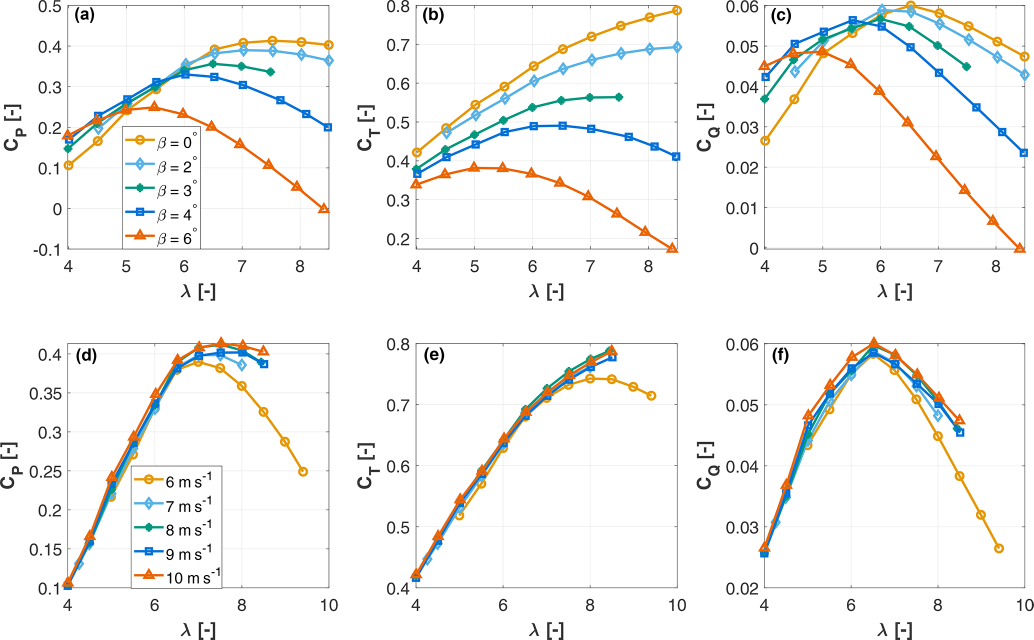
#> input picture validation/cases/tum_g06/extraction/nanos2022_fig8_original.png, 2067 x 1279 px (shown at 1/2 size)
$ python digitise_fig8.py
#> lines starting #> are read from the running program, lines starting #| are printed output that depends on the picture; after the words box and inside, x2 and y2 are one past the last pixel; in counts of white or black regions, pixels touching at a corner belong together
"""Digitise Fig. 8 of Nanos et al. (2022), WES 7:1263 (G06 performance) from the embedded raster image
(nanos2022_fig8_original.png = image 0 of PDF page 12, 2067 x 1279 px, extracted losslessly with PyMuPDF).

Axis calibration from gridline pixel positions found by scanning for light-gray lines (see calib below),
markers found per curve colour. find_markers() was a first attempt (box-filter density, not used for the data);
the final points are run_method4() = method 2 (markers along each curve) + method 3 (hollow-outline search)
+ method 4 (hidden markers read from the curve line). Output: fig8_markers_final.csv, fig8_overlay_final.png
(black = method 2, magenta = 3, blue = 4).
"""
import os
import numpy as np
import cv2
import pandas as pd

HERE = os.path.dirname(os.path.abspath(__file__))
img = cv2.imread(os.path.join(HERE, "nanos2022_fig8_original.png"))[:, :, ::-1].astype(int)  # RGB

COL = {  # RGB of the legend lines (sampled in the legend of panel a)
    "c0": (229, 147, 0),     # beta 0 / 6 m/s   (orange, circles)
    "c1": (90, 179, 230),    # beta 2 / 7 m/s   (light blue, diamonds)
    "c2": (0, 153, 128),     # beta 3 / 8 m/s   (green, stars)
    "c3": (20, 125, 220),    # beta 4 / 9 m/s   (blue, squares)
    "c4": (234, 95, 0),      # beta 6 / 10 m/s  (red-orange, triangles)
}
# pixel <-> data calibration: (px1, v1, px2, v2) from gridlines (light-gray line scan, see README of this folder)
CAL = {
    "a": dict(x=(136.0, 4.0, 599.5, 8.0), y=(416.5, 0.0, 91.5, 0.4), box=(136, 12, 657, 497), qty="cp"),
    "b": dict(x=(949.0, 5.0, 1296.5, 8.0), y=(476.5, 0.2, 88.0, 0.7), box=(833, 12, 1354, 497), qty="ct"),
    "c": dict(x=(1645.0, 5.0, 1991.5, 8.0), y=(495.0, 0.0, 91.5, 0.05), box=(1529, 12, 2050, 497), qty="cq"),
    "d": dict(x=(136.0, 4.0, 483.0, 8.0), y=(1176.0, 0.10, 707.0, 0.40), box=(136, 688, 657, 1176), qty="cp"),
    "e": dict(x=(1005.5, 6.0, 1180.0, 8.0), y=(1176.0, 0.4, 808.5, 0.7), box=(832, 688, 1354, 1176), qty="ct"),
    "f": dict(x=(1702.0, 6.0, 1875.5, 8.0), y=(1176.0, 0.02, 809.0, 0.05), box=(1529, 688, 2050, 1176), qty="cq"),
}
LEGEND_BOX = {"a": (243, 252, 400, 497), "d": (262, 930, 445, 1176)}  # exclude legend areas


def lin(p, cal):
    p1, v1, p2, v2 = cal
    return v1 + (p - p1) * (v2 - v1) / (p2 - p1)


def inv(v, cal):
    p1, v1, p2, v2 = cal
    return p1 + (v - v1) * (p2 - p1) / (v2 - v1)


# [28 lines left out: function find_markers, not called in this run]


# ---------------------------------------------------------------------------------------------
# Method 2 (used for the final data): walk along each curve. For every pixel column the curve's y is the
# median of its colour pixels; the number of colour pixels in a 23x23 window centred on (x, y_curve) gives
# a 1-D profile along x whose peaks are the hollow markers (outline adds pixels to the line).
# Marker centre: x = peak (refined by symmetric extent), y = midpoint of the outline extent in the window.
def walk_curve(panel, ckey, tol=30, half=11, min_sep=30, min_gain=1.6):
    cal = CAL[panel]
    x0, y0, x1, y1 = cal["box"]
    oy, ox = max(y0 - 15, 0), max(x0 - 15, 0)
    sub = img[oy:y1 + 15, ox:x1 + 15]
    mask = (np.sqrt(((sub - np.array(COL[ckey])) ** 2).sum(-1)) < tol)
    if panel in LEGEND_BOX:
        lx0, ly0, lx1, ly1 = LEGEND_BOX[panel]
        mask[max(ly0 - oy, 0):ly1 - oy, max(lx0 - ox, 0):lx1 - ox] = False
    H, W = mask.shape
    ycur = np.full(W, np.nan)
    for x in range(W):
        ys = np.nonzero(mask[:, x])[0]
        if len(ys):
            ycur[x] = np.median(ys)
    prof = np.zeros(W)
    for x in range(W):
        if np.isnan(ycur[x]):
            continue
        yc = int(ycur[x])
        prof[x] = mask[max(yc - half, 0):yc + half + 1, max(x - half, 0):x + half + 1].sum()
    base = np.median(prof[prof > 0]) if (prof > 0).any() else 0
    pts = []
    work = prof.copy()
    while work.max() > min_gain * base:
        x = int(np.argmax(work))
        yc = int(ycur[x])
        win = mask[max(yc - half - 2, 0):yc + half + 3, max(x - half - 2, 0):x + half + 3]
        ys, xs = np.nonzero(win)
        cy = max(yc - half - 2, 0) + 0.5 * (ys.min() + ys.max())
        cx = max(x - half - 2, 0) + 0.5 * (xs.min() + xs.max())
        pts.append((cx + ox, cy + oy))
        work[max(x - min_sep, 0):x + min_sep + 1] = 0
    pts.sort()
    return [(lin(px, cal["x"]), lin(py, cal["y"]), px, py) for px, py in pts]


def run_method2(panels=("a", "b", "d", "e")):
#> called with panels = ('a', 'b', 'd', 'e')
    rows = []
    for panel in panels:
        for ck in COL:
            for lam, val, px, py in walk_curve(panel, ck):
                rows.append(dict(panel=panel, curve=ck, tsr=round(lam, 4), value=round(val, 5),
                                 px=round(px, 1), py=round(py, 1)))
#> this loop made 4 passes
#> pass 1, in walk_curve, `sub = img[oy:y1 + 15, ox:x1 + 15]`:
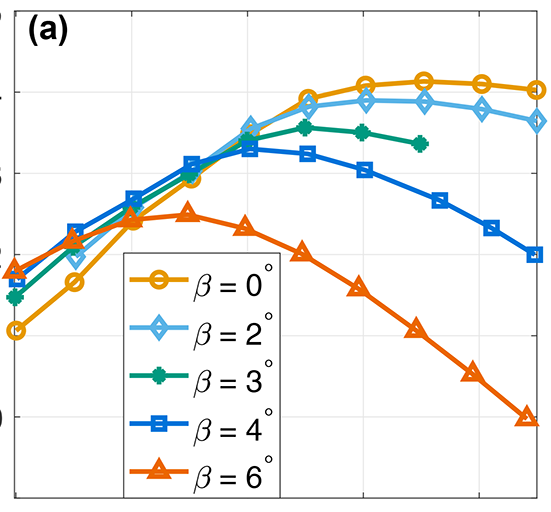
#> sub: shape (512, 551, 3) int64; mean R, G, B 240.6, 241.5, 239.7
#> pass 1, in walk_curve, `mask = (np.sqrt(((sub - np.array(COL[ckey])) ** 2).sum(-1)) < tol)`:
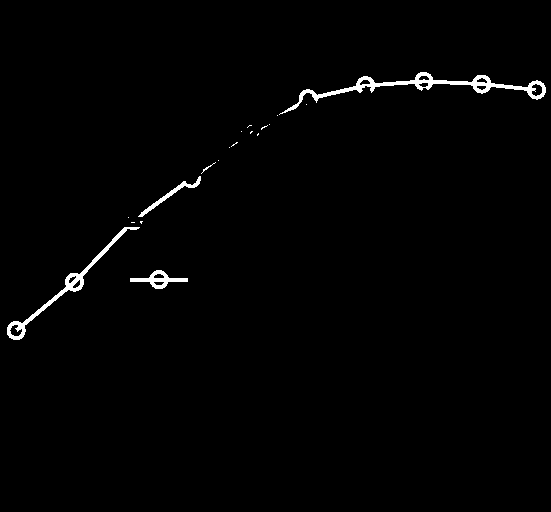
#> mask: shape (512, 551) bool; 1.2% white; 19 white regions (14 under 20 px), largest, box (x1, y1, x2, y2) and area: (279, 72, 546, 115) 1610, (7, 227, 140, 340) 969, (130, 270, 188, 289) 390, (138, 176, 201, 217) 307, (201, 162, 216, 174) 24
#> pass 1, in walk_curve (call 3), `mask = (np.sqrt(((sub - np.array(COL[ckey])) ** 2).sum(-1)) < tol)`:
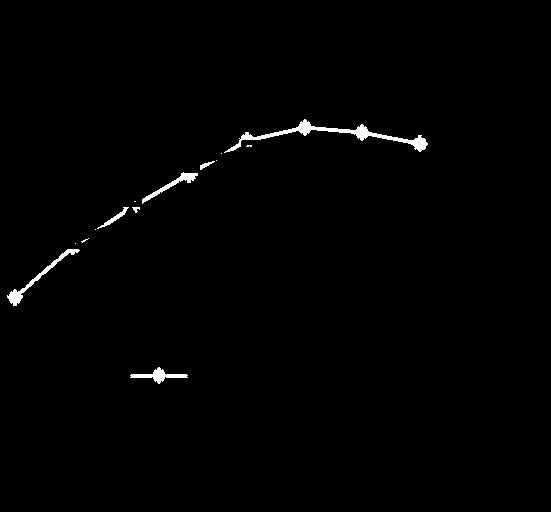
#> mask: shape (512, 551) bool; 0.88% white; 14 white regions (7 under 20 px), largest, box (x1, y1, x2, y2) and area: (224, 119, 428, 153) 1144, (7, 249, 80, 306) 460, (130, 367, 188, 384) 326
    df = pd.DataFrame(rows)
    ov = img[:, :, ::-1].astype(np.uint8).copy()
#> ov is the input picture: shape (1279, 2067, 3); mean B, G, R 244, 245.3, 245.1
    for _, r in df.iterrows():
        cv2.drawMarker(ov, (int(round(r.px)), int(round(r.py))), (0, 0, 0), cv2.MARKER_CROSS, 16, 2)
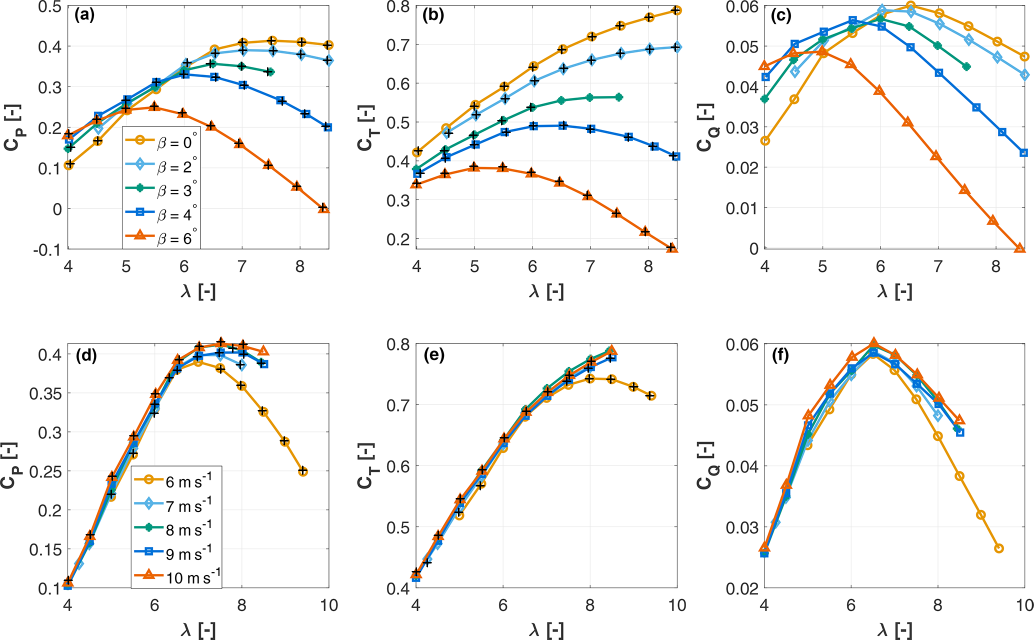
#> ov: shape (1279, 2067, 3) (shown at 1/2 size); 0.44% of pixels changed, all inside (x1, y1, x2, y2) = (127, 11, 1360, 1170)
    cv2.imwrite(os.path.join(HERE, "fig8_overlay_method2.png"), ov)
    df.to_csv(os.path.join(HERE, "fig8_markers_method2.csv"), index=False)
    return df


# ---------------------------------------------------------------------------------------------
# Method 3: complete method 2 where curves overlap. Slide along the curve every 2 px (curve y = median of
# its colour pixels in the column). A position is 'marker-like' if, through it, BOTH the column and the
# row of this colour's mask span >= 14 px (window +-13 px) AND each is either >= 2 separate runs (hollow
# outline, with or without the line inside) or one run >= 13 px (filled marker / line along that axis).
# A bare line fails one of the two directions (it is only ~4-7 px thick across). Consecutive marker-like
# positions are grouped; the group's marker centre = extent midpoint of the colour pixels in the window.
# Union with method 2 (de-duplicated within 18 px).
def _runs(v):
    idx = np.nonzero(v)[0]
    if len(idx) == 0:
        return 0, 0, 0
    nr = 1 + int((np.diff(idx) > 1).sum())
    longest = max(len(g) for g in np.split(idx, np.where(np.diff(idx) > 1)[0] + 1))
    return nr, idx.max() - idx.min() + 1, longest


def ring_search(panel, ckey, tol=30, half=13):
    cal = CAL[panel]
    x0, y0, x1, y1 = cal["box"]
    m = (np.sqrt(((img - np.array(COL[ckey])) ** 2).sum(-1)) < tol)
    if panel in LEGEND_BOX:
        lx0, ly0, lx1, ly1 = LEGEND_BOX[panel]
        m[ly0:ly1, lx0:lx1] = False
    ok = []
    for xp in range(x0 - 5, x1 + 5, 2):
        ys = np.nonzero(m[y0 - 10:y1 + 10, xp])[0]
        if len(ys) == 0:
            continue
        for g in np.split(ys, np.where(np.diff(ys) > 25)[0] + 1):
            yc = int(np.median(g)) + y0 - 10
            col = m[yc - half:yc + half + 1, xp]
            row = m[yc, xp - half:xp + half + 1]
            good = True
            for v in (col, row):
                nr, span, longest = _runs(v)
                if not (span >= 14 and (nr >= 2 or longest >= 13)):
                    good = False
            if good:
                ok.append((xp, yc))
    out = []
    ok.sort()
    groups = []
    for xp, yc in ok:
        if groups and xp - groups[-1][-1][0] <= 4 and abs(yc - groups[-1][-1][1]) < 12:
            groups[-1].append((xp, yc))
        else:
            groups.append([(xp, yc)])
    for g in groups:
        if len(g) < 3:          # a marker is ~20 px wide -> several consecutive hits
            continue
        xp = int(round(np.mean([a for a, b in g]))); yc = int(round(np.mean([b for a, b in g])))
        win = m[yc - half:yc + half + 1, xp - half:xp + half + 1]
        wy, wx = np.nonzero(win)
        out.append((xp - half + 0.5 * (wx.min() + wx.max()), yc - half + 0.5 * (wy.min() + wy.max())))
    return out


def run_method3(panels=("a", "b", "d", "e")):
    m2 = run_method2(panels)
    rows = [dict(r) for _, r in m2.iterrows()]
    for r in rows:
        r["method"] = 2
    for panel in panels:
        cal = CAL[panel]
        for ck in COL:
            have = [(r["px"], r["py"]) for r in rows if r["panel"] == panel and r["curve"] == ck]
            for cx, cy in ring_search(panel, ck):
                if all(np.hypot(cx - hx, cy - hy) > 18 for hx, hy in have):
                    have.append((cx, cy))
                    rows.append(dict(panel=panel, curve=ck, tsr=round(lin(cx, cal["x"]), 4),
                                     value=round(lin(cy, cal["y"]), 5), px=round(cx, 1), py=round(cy, 1), method=3))
    df = pd.DataFrame(rows).sort_values(["panel", "curve", "tsr"])
    ov = img[:, :, ::-1].astype(np.uint8).copy()
    for _, r in df.iterrows():
        colr = (0, 0, 0) if r.method == 2 else (255, 0, 255)
        cv2.drawMarker(ov, (int(round(r.px)), int(round(r.py))), colr, cv2.MARKER_CROSS, 16, 2)
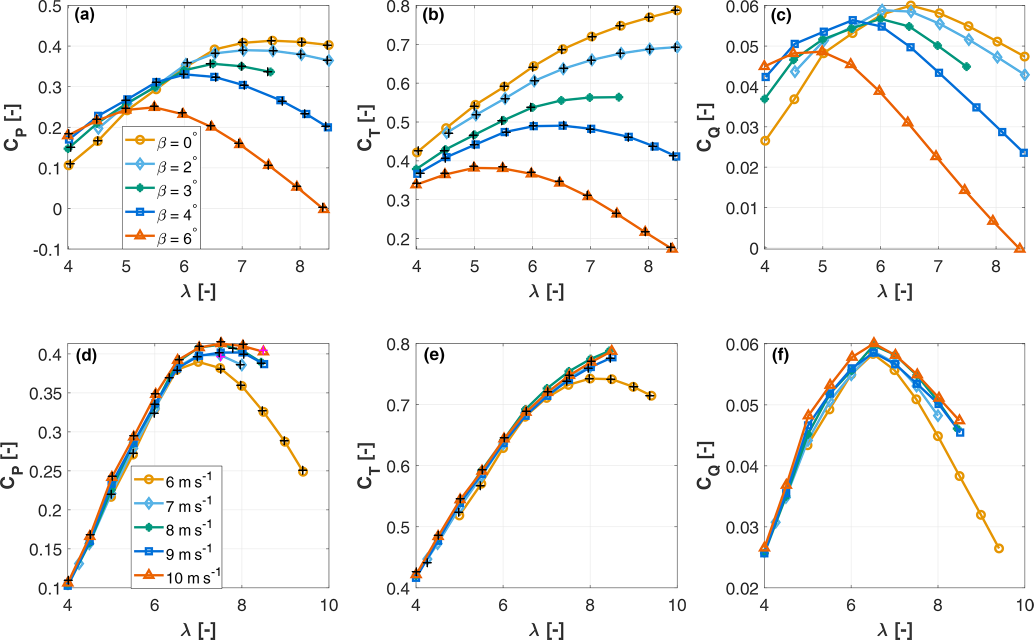
#> ov: shape (1279, 2067, 3) (shown at 1/2 size); 0.45% of pixels changed, all inside (x1, y1, x2, y2) = (127, 11, 1360, 1170)
    cv2.imwrite(os.path.join(HERE, "fig8_overlay_final.png"), ov)
    df.to_csv(os.path.join(HERE, "fig8_markers_final.csv"), index=False)
    return df


# ---------------------------------------------------------------------------------------------
# Method 4 (fill-in for markers hidden under other curves): the tests were run at tsr set-points on a
# 0.5 grid (all automatically detected markers sit within +-0.06 of 4.0, 4.5, ... except beta=4 at 7.65-7.69,
# 8.07). For a grid set-point inside a curve's x-range with no detected marker within 0.15, the value is
# read from the curve's own polyline at that x (median y of its colour pixels in columns x-1..x+1, the
# cluster closest to the linear interpolation of the neighbouring detected markers). Flagged method = 4.
def run_method4(panels=("a", "b", "d", "e"), tol=30):
    df = run_method3(panels)
    rows = [dict(r) for _, r in df.iterrows()]
    for panel in panels:
        cal = CAL[panel]
        x0, y0, x1, y1 = cal["box"]
        for ck in COL:
            m = (np.sqrt(((img - np.array(COL[ck])) ** 2).sum(-1)) < tol)
            if panel in LEGEND_BOX:
                lx0, ly0, lx1, ly1 = LEGEND_BOX[panel]
                m[ly0:ly1, lx0:lx1] = False
            m[:y0 - 12] = False; m[y1 + 12:] = False
            m[:, :x0 - 12] = False; m[:, x1 + 12:] = False
            cols = np.nonzero(m.any(0))[0]
            det = sorted([(r["tsr"], r["value"]) for r in rows if r["panel"] == panel and r["curve"] == ck])
            if len(det) < 2:
                continue
            lo, hi = det[0][0], det[-1][0]          # only fill between detected end markers
            for lam in np.arange(4.0, 10.01, 0.5):
                if lam < lo - 0.01 or lam > hi + 0.01:
                    continue
                if min(abs(lam - t) for t, v in det) < 0.15:
                    continue
                xp = int(round(inv(lam, cal["x"])))
                ys = np.nonzero(m[:, xp - 1:xp + 2].any(1))[0]
                if len(ys) == 0:
                    continue
                guess = inv(np.interp(lam, [t for t, v in det], [v for t, v in det]), cal["y"])
                groups = np.split(ys, np.where(np.diff(ys) > 6)[0] + 1)
                g = min(groups, key=lambda g: abs(np.median(g) - guess))
                if abs(np.median(g) - guess) > 40:
                    continue
                py = float(np.median(g))
                rows.append(dict(panel=panel, curve=ck, tsr=round(lam, 4), value=round(lin(py, cal["y"]), 5),
                                 px=float(xp), py=py, method=4))
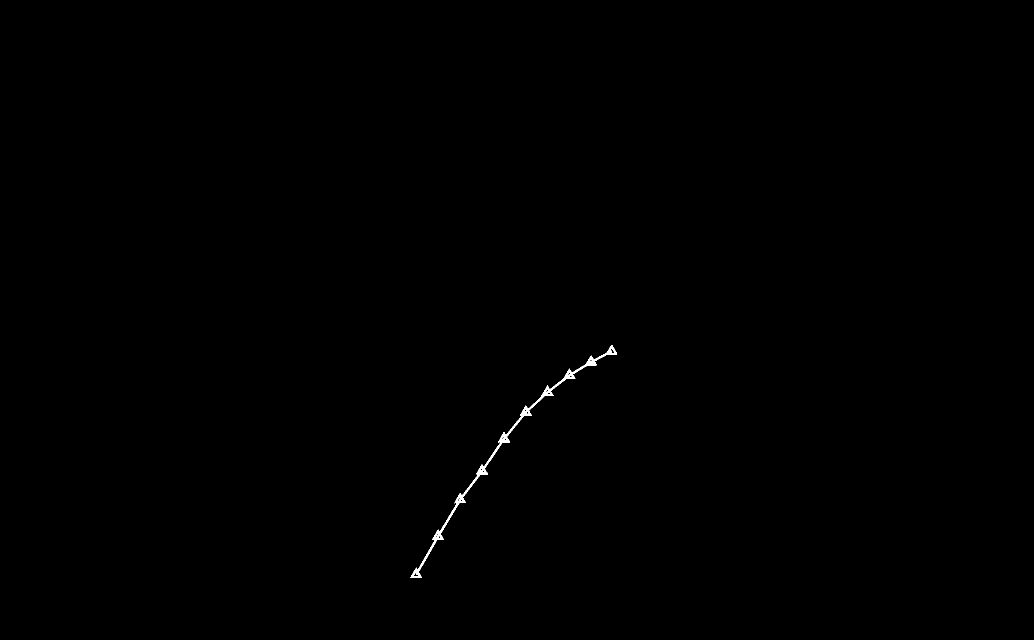
#> m: shape (1279, 2067) bool (shown at 1/2 size); 0.16% white; 3 white regions (2 under 20 px), largest, box (x1, y1, x2, y2) and area: (820, 690, 1234, 1156) 4103
#> after the loop, g = [1090, 1091, 1092, 1093, 1094, 1095, 1096, 1097, 1098, 1099]; rows = 144 items
    df = pd.DataFrame(rows).sort_values(["panel", "curve", "tsr"])
#> df = table of 144 rows and 7 columns
    ov = img[:, :, ::-1].astype(np.uint8).copy()
    for _, r in df.iterrows():
        colr = {2: (0, 0, 0), 3: (255, 0, 255), 4: (255, 0, 0)}[int(r.method)]
        cv2.drawMarker(ov, (int(round(r.px)), int(round(r.py))), colr, cv2.MARKER_CROSS, 16, 2)
#> this loop made 144 passes
#> colr on passes 1 to 8: (0, 0, 0), (0, 0, 0), (255, 0, 0), (255, 0, 0), (255, 0, 0), (255, 0, 0), (0, 0, 0), (0, 0, 0)
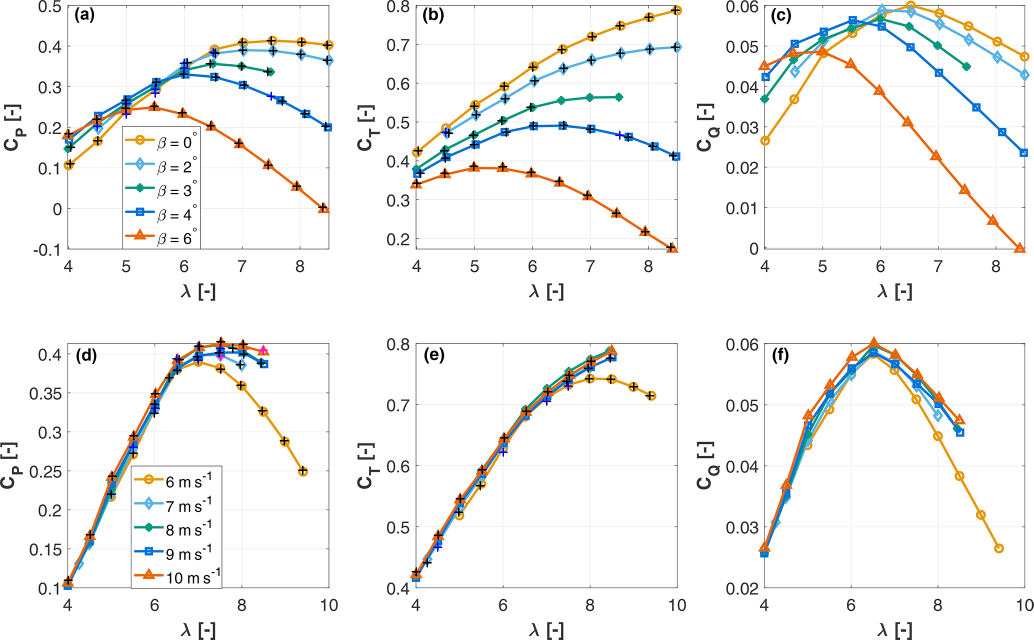
#> ov: shape (1279, 2067, 3) (shown at 1/2 size); 0.51% of pixels changed, all inside (x1, y1, x2, y2) = (127, 11, 1360, 1170)
    cv2.imwrite(os.path.join(HERE, "fig8_overlay_final.png"), ov)
    df.to_csv(os.path.join(HERE, "fig8_markers_final.csv"), index=False)
    return df


if __name__ == "__main__":
    final = run_method4()
#> final = table of 144 rows and 7 columns
    print(final.groupby(["panel", "curve"]).size().unstack())
#| curve    c0   c1   c2    c3    c4
#| panel
#| a      10.0  6.0  8.0   9.0  10.0
#| b      10.0  9.0  4.0  11.0  10.0
#| d       5.0  5.0  8.0   6.0  10.0
#| e       8.0  3.0  NaN   3.0   9.0
